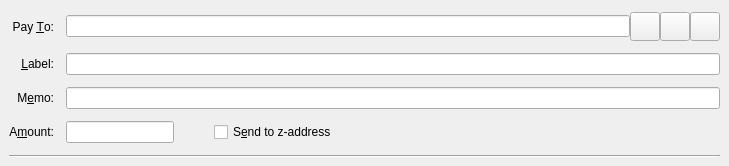
<?xml version="1.0" encoding="UTF-8"?>
<ui version="4.0">
 <class>SendZCoinsEntry</class>
 <widget class="QStackedWidget" name="SendZCoinsEntry">
  <property name="geometry">
   <rect>
    <x>0</x>
    <y>0</y>
    <width>729</width>
    <height>166</height>
   </rect>
  </property>
  <property name="focusPolicy">
   <enum>Qt::TabFocus</enum>
  </property>
  <property name="autoFillBackground">
   <bool>false</bool>
  </property>
  <widget class="QFrame" name="SendZCoins">
   <property name="toolTip">
    <string>This is a normal payment.</string>
   </property>
   <property name="frameShape">
    <enum>QFrame::NoFrame</enum>
   </property>
   <layout class="QGridLayout" name="gridLayout">
    <property name="topMargin">
     <number>8</number>
    </property>
    <property name="bottomMargin">
     <number>4</number>
    </property>
    <property name="horizontalSpacing">
     <number>12</number>
    </property>
    <property name="verticalSpacing">
     <number>8</number>
    </property>
    <item row="1" column="1">
     <widget class="QLineEdit" name="addAsLabel">
      <property name="toolTip">
       <string>Enter a label for this address to add it to the list of used addresses</string>
      </property>
     </widget>
    </item>
    <item row="5" column="0" colspan="2">
     <widget class="Line" name="line">
      <property name="orientation">
       <enum>Qt::Horizontal</enum>
      </property>
     </widget>
    </item>
    <item row="0" column="0">
     <widget class="QLabel" name="payToLabel">
      <property name="text">
       <string>Pay &amp;To:</string>
      </property>
      <property name="alignment">
       <set>Qt::AlignRight|Qt::AlignTrailing|Qt::AlignVCenter</set>
      </property>
      <property name="buddy">
       <cstring>payTo</cstring>
      </property>
     </widget>
    </item>
    <item row="3" column="0">
     <widget class="QLabel" name="amountLabel">
      <property name="text">
       <string>A&amp;mount:</string>
      </property>
      <property name="alignment">
       <set>Qt::AlignRight|Qt::AlignTrailing|Qt::AlignVCenter</set>
      </property>
      <property name="buddy">
       <cstring>payAmount</cstring>
      </property>
     </widget>
    </item>
    <item row="0" column="1">
     <layout class="QHBoxLayout" name="payToLayout">
      <property name="spacing">
       <number>0</number>
      </property>
      <item>
       <widget class="QValidatedLineEdit" name="payTo">
        <property name="toolTip">
         <string>The Koto address to send the payment to</string>
        </property>
       </widget>
      </item>
      <item>
       <widget class="QToolButton" name="addressBookButton">
        <property name="toolTip">
         <string>Choose previously used address</string>
        </property>
        <property name="text">
         <string/>
        </property>
        <property name="icon">
         <iconset resource="../bitcoin.qrc">
          <normaloff>:/images/addressbook1</normaloff>:/images/addressbook1</iconset>
        </property>
        <property name="iconSize">
         <size>
          <width>22</width>
          <height>22</height>
         </size>
        </property>
        <property name="shortcut">
         <string>Alt+A</string>
        </property>
       </widget>
      </item>
      <item>
       <widget class="QToolButton" name="pasteButton">
        <property name="toolTip">
         <string>Paste address from clipboard</string>
        </property>
        <property name="text">
         <string/>
        </property>
        <property name="icon">
         <iconset resource="../bitcoin.qrc">
          <normaloff>:/images/paste</normaloff>:/images/paste</iconset>
        </property>
        <property name="iconSize">
         <size>
          <width>22</width>
          <height>22</height>
         </size>
        </property>
        <property name="shortcut">
         <string>Alt+P</string>
        </property>
       </widget>
      </item>
      <item>
       <widget class="QToolButton" name="deleteButton">
        <property name="toolTip">
         <string>Remove this entry</string>
        </property>
        <property name="text">
         <string/>
        </property>
        <property name="icon">
         <iconset resource="../bitcoin.qrc">
          <normaloff>:/images/clear</normaloff>:/images/clear</iconset>
        </property>
        <property name="iconSize">
         <size>
          <width>22</width>
          <height>22</height>
         </size>
        </property>
       </widget>
      </item>
     </layout>
    </item>
    <item row="1" column="0">
     <widget class="QLabel" name="labellLabel">
      <property name="text">
       <string>&amp;Label:</string>
      </property>
      <property name="alignment">
       <set>Qt::AlignRight|Qt::AlignTrailing|Qt::AlignVCenter</set>
      </property>
      <property name="buddy">
       <cstring>addAsLabel</cstring>
      </property>
     </widget>
    </item>
    <item row="2" column="0">
     <widget class="QLabel" name="memoLabel">
      <property name="text">
       <string>M&amp;emo:</string>
      </property>
      <property name="alignment">
       <set>Qt::AlignRight|Qt::AlignTrailing|Qt::AlignVCenter</set>
      </property>
      <property name="buddy">
       <cstring>addAsLabel</cstring>
      </property>
     </widget>
    </item>
    <item row="2" column="1">
     <widget class="QLineEdit" name="addAsMemo">
      <property name="toolTip">
       <string>Enter a label for this address to add it to the list of used addresses</string>
      </property>
     </widget>
    </item>
    <item row="3" column="1">
     <layout class="QHBoxLayout" name="horizontalLayoutAmount" stretch="0,0,1">
      <item>
       <widget class="BitcoinAmountField" name="payAmount"/>
      </item>
      <item>
       <spacer name="horizontalSpacer">
        <property name="orientation">
         <enum>Qt::Horizontal</enum>
        </property>
        <property name="sizeHint" stdset="0">
         <size>
          <width>40</width>
          <height>20</height>
         </size>
        </property>
       </spacer>
      </item>
      <item>
       <widget class="QCheckBox" name="checkboxSendToZAddress">
        <property name="toolTip">
         <string>The fee will be deducted from the amount being sent. The recipient will receive less kotos than you enter in the amount field. If multiple recipients are selected, the fee is split equally.</string>
        </property>
        <property name="text">
         <string>S&amp;end to z-address</string>
        </property>
       </widget>
      </item>
     </layout>
    </item>
   </layout>
  </widget>
  <widget class="QFrame" name="SendZCoins_UnauthenticatedPaymentRequest">
   <property name="palette">
    <palette>
     <active>
      <colorrole role="WindowText">
       <brush brushstyle="SolidPattern">
        <color alpha="255">
         <red>0</red>
         <green>0</green>
         <blue>0</blue>
        </color>
       </brush>
      </colorrole>
      <colorrole role="Button">
       <brush brushstyle="SolidPattern">
        <color alpha="255">
         <red>255</red>
         <green>255</green>
         <blue>127</blue>
        </color>
       </brush>
      </colorrole>
      <colorrole role="Light">
       <brush brushstyle="SolidPattern">
        <color alpha="255">
         <red>255</red>
         <green>255</green>
         <blue>255</blue>
        </color>
       </brush>
      </colorrole>
      <colorrole role="Midlight">
       <brush brushstyle="SolidPattern">
        <color alpha="255">
         <red>255</red>
         <green>255</green>
         <blue>191</blue>
        </color>
       </brush>
      </colorrole>
      <colorrole role="Dark">
       <brush brushstyle="SolidPattern">
        <color alpha="255">
         <red>127</red>
         <green>127</green>
         <blue>63</blue>
        </color>
       </brush>
      </colorrole>
      <colorrole role="Mid">
       <brush brushstyle="SolidPattern">
        <color alpha="255">
         <red>170</red>
         <green>170</green>
         <blue>84</blue>
        </color>
       </brush>
      </colorrole>
      <colorrole role="Text">
       <brush brushstyle="SolidPattern">
        <color alpha="255">
         <red>0</red>
         <green>0</green>
         <blue>0</blue>
        </color>
       </brush>
      </colorrole>
      <colorrole role="BrightText">
       <brush brushstyle="SolidPattern">
        <color alpha="255">
         <red>255</red>
         <green>255</green>
         <blue>255</blue>
        </color>
       </brush>
      </colorrole>
      <colorrole role="ButtonText">
       <brush brushstyle="SolidPattern">
        <color alpha="255">
         <red>0</red>
         <green>0</green>
         <blue>0</blue>
        </color>
       </brush>
      </colorrole>
      <colorrole role="Base">
       <brush brushstyle="SolidPattern">
        <color alpha="255">
         <red>255</red>
         <green>255</green>
         <blue>255</blue>
        </color>
       </brush>
      </colorrole>
      <colorrole role="Window">
       <brush brushstyle="SolidPattern">
        <color alpha="255">
         <red>255</red>
         <green>255</green>
         <blue>127</blue>
        </color>
       </brush>
      </colorrole>
      <colorrole role="Shadow">
       <brush brushstyle="SolidPattern">
        <color alpha="255">
         <red>0</red>
         <green>0</green>
         <blue>0</blue>
        </color>
       </brush>
      </colorrole>
      <colorrole role="AlternateBase">
       <brush brushstyle="SolidPattern">
        <color alpha="255">
         <red>255</red>
         <green>255</green>
         <blue>191</blue>
        </color>
       </brush>
      </colorrole>
      <colorrole role="ToolTipBase">
       <brush brushstyle="SolidPattern">
        <color alpha="255">
         <red>255</red>
         <green>255</green>
         <blue>220</blue>
        </color>
       </brush>
      </colorrole>
      <colorrole role="ToolTipText">
       <brush brushstyle="SolidPattern">
        <color alpha="255">
         <red>0</red>
         <green>0</green>
         <blue>0</blue>
        </color>
       </brush>
      </colorrole>
     </active>
     <inactive>
      <colorrole role="WindowText">
       <brush brushstyle="SolidPattern">
        <color alpha="255">
         <red>0</red>
         <green>0</green>
         <blue>0</blue>
        </color>
       </brush>
      </colorrole>
      <colorrole role="Button">
       <brush brushstyle="SolidPattern">
        <color alpha="255">
         <red>255</red>
         <green>255</green>
         <blue>127</blue>
        </color>
       </brush>
      </colorrole>
      <colorrole role="Light">
       <brush brushstyle="SolidPattern">
        <color alpha="255">
         <red>255</red>
         <green>255</green>
         <blue>255</blue>
        </color>
       </brush>
      </colorrole>
      <colorrole role="Midlight">
       <brush brushstyle="SolidPattern">
        <color alpha="255">
         <red>255</red>
         <green>255</green>
         <blue>191</blue>
        </color>
       </brush>
      </colorrole>
      <colorrole role="Dark">
       <brush brushstyle="SolidPattern">
        <color alpha="255">
         <red>127</red>
         <green>127</green>
         <blue>63</blue>
        </color>
       </brush>
      </colorrole>
      <colorrole role="Mid">
       <brush brushstyle="SolidPattern">
        <color alpha="255">
         <red>170</red>
         <green>170</green>
         <blue>84</blue>
        </color>
       </brush>
      </colorrole>
      <colorrole role="Text">
       <brush brushstyle="SolidPattern">
        <color alpha="255">
         <red>0</red>
         <green>0</green>
         <blue>0</blue>
        </color>
       </brush>
      </colorrole>
      <colorrole role="BrightText">
       <brush brushstyle="SolidPattern">
        <color alpha="255">
         <red>255</red>
         <green>255</green>
         <blue>255</blue>
        </color>
       </brush>
      </colorrole>
      <colorrole role="ButtonText">
       <brush brushstyle="SolidPattern">
        <color alpha="255">
         <red>0</red>
         <green>0</green>
         <blue>0</blue>
        </color>
       </brush>
      </colorrole>
      <colorrole role="Base">
       <brush brushstyle="SolidPattern">
        <color alpha="255">
         <red>255</red>
         <green>255</green>
         <blue>255</blue>
        </color>
       </brush>
      </colorrole>
      <colorrole role="Window">
       <brush brushstyle="SolidPattern">
        <color alpha="255">
         <red>255</red>
         <green>255</green>
         <blue>127</blue>
        </color>
       </brush>
      </colorrole>
      <colorrole role="Shadow">
       <brush brushstyle="SolidPattern">
        <color alpha="255">
         <red>0</red>
         <green>0</green>
         <blue>0</blue>
        </color>
       </brush>
      </colorrole>
      <colorrole role="AlternateBase">
       <brush brushstyle="SolidPattern">
        <color alpha="255">
         <red>255</red>
         <green>255</green>
         <blue>191</blue>
        </color>
       </brush>
      </colorrole>
      <colorrole role="ToolTipBase">
       <brush brushstyle="SolidPattern">
        <color alpha="255">
         <red>255</red>
         <green>255</green>
         <blue>220</blue>
        </color>
       </brush>
      </colorrole>
      <colorrole role="ToolTipText">
       <brush brushstyle="SolidPattern">
        <color alpha="255">
         <red>0</red>
         <green>0</green>
         <blue>0</blue>
        </color>
       </brush>
      </colorrole>
     </inactive>
     <disabled>
      <colorrole role="WindowText">
       <brush brushstyle="SolidPattern">
        <color alpha="255">
         <red>127</red>
         <green>127</green>
         <blue>63</blue>
        </color>
       </brush>
      </colorrole>
      <colorrole role="Button">
       <brush brushstyle="SolidPattern">
        <color alpha="255">
         <red>255</red>
         <green>255</green>
         <blue>127</blue>
        </color>
       </brush>
      </colorrole>
      <colorrole role="Light">
       <brush brushstyle="SolidPattern">
        <color alpha="255">
         <red>255</red>
         <green>255</green>
         <blue>255</blue>
        </color>
       </brush>
      </colorrole>
      <colorrole role="Midlight">
       <brush brushstyle="SolidPattern">
        <color alpha="255">
         <red>255</red>
         <green>255</green>
         <blue>191</blue>
        </color>
       </brush>
      </colorrole>
      <colorrole role="Dark">
       <brush brushstyle="SolidPattern">
        <color alpha="255">
         <red>127</red>
         <green>127</green>
         <blue>63</blue>
        </color>
       </brush>
      </colorrole>
      <colorrole role="Mid">
       <brush brushstyle="SolidPattern">
        <color alpha="255">
         <red>170</red>
         <green>170</green>
         <blue>84</blue>
        </color>
       </brush>
      </colorrole>
      <colorrole role="Text">
       <brush brushstyle="SolidPattern">
        <color alpha="255">
         <red>127</red>
         <green>127</green>
         <blue>63</blue>
        </color>
       </brush>
      </colorrole>
      <colorrole role="BrightText">
       <brush brushstyle="SolidPattern">
        <color alpha="255">
         <red>255</red>
         <green>255</green>
         <blue>255</blue>
        </color>
       </brush>
      </colorrole>
      <colorrole role="ButtonText">
       <brush brushstyle="SolidPattern">
        <color alpha="255">
         <red>127</red>
         <green>127</green>
         <blue>63</blue>
        </color>
       </brush>
      </colorrole>
      <colorrole role="Base">
       <brush brushstyle="SolidPattern">
        <color alpha="255">
         <red>255</red>
         <green>255</green>
         <blue>127</blue>
        </color>
       </brush>
      </colorrole>
      <colorrole role="Window">
       <brush brushstyle="SolidPattern">
        <color alpha="255">
         <red>255</red>
         <green>255</green>
         <blue>127</blue>
        </color>
       </brush>
      </colorrole>
      <colorrole role="Shadow">
       <brush brushstyle="SolidPattern">
        <color alpha="255">
         <red>0</red>
         <green>0</green>
         <blue>0</blue>
        </color>
       </brush>
      </colorrole>
      <colorrole role="AlternateBase">
       <brush brushstyle="SolidPattern">
        <color alpha="255">
         <red>255</red>
         <green>255</green>
         <blue>127</blue>
        </color>
       </brush>
      </colorrole>
      <colorrole role="ToolTipBase">
       <brush brushstyle="SolidPattern">
        <color alpha="255">
         <red>255</red>
         <green>255</green>
         <blue>220</blue>
        </color>
       </brush>
      </colorrole>
      <colorrole role="ToolTipText">
       <brush brushstyle="SolidPattern">
        <color alpha="255">
         <red>0</red>
         <green>0</green>
         <blue>0</blue>
        </color>
       </brush>
      </colorrole>
     </disabled>
    </palette>
   </property>
   <property name="toolTip">
    <string>This is an unauthenticated payment request.</string>
   </property>
   <property name="autoFillBackground">
    <bool>true</bool>
   </property>
   <property name="frameShape">
    <enum>QFrame::NoFrame</enum>
   </property>
   <layout class="QGridLayout" name="gridLayout_is">
    <property name="spacing">
     <number>12</number>
    </property>
    <item row="0" column="1">
     <layout class="QHBoxLayout" name="payToLayout_is">
      <property name="spacing">
       <number>0</number>
      </property>
      <item>
       <widget class="QLabel" name="payTo_is"/>
      </item>
      <item>
       <widget class="QToolButton" name="deleteButton_is">
        <property name="toolTip">
         <string>Remove this entry</string>
        </property>
        <property name="text">
         <string/>
        </property>
        <property name="icon">
         <iconset resource="../bitcoin.qrc">
          <normaloff>:/images/clear</normaloff>:/images/clear</iconset>
        </property>
       </widget>
      </item>
     </layout>
    </item>
    <item row="0" column="0">
     <widget class="QLabel" name="payToLabel_is">
      <property name="text">
       <string>Pay To:</string>
      </property>
      <property name="alignment">
       <set>Qt::AlignRight|Qt::AlignTrailing|Qt::AlignVCenter</set>
      </property>
     </widget>
    </item>
    <item row="1" column="0">
     <widget class="QLabel" name="amountLabel_is">
      <property name="text">
       <string>A&amp;mount:</string>
      </property>
      <property name="alignment">
       <set>Qt::AlignRight|Qt::AlignTrailing|Qt::AlignVCenter</set>
      </property>
      <property name="buddy">
       <cstring>payAmount_is</cstring>
      </property>
     </widget>
    </item>
    <item row="1" column="1">
     <widget class="BitcoinAmountField" name="payAmount_is">
      <property name="acceptDrops">
       <bool>false</bool>
      </property>
     </widget>
    </item>
   </layout>
  </widget>
  <widget class="QFrame" name="SendZCoins_AuthenticatedPaymentRequest">
   <property name="palette">
    <palette>
     <active>
      <colorrole role="WindowText">
       <brush brushstyle="SolidPattern">
        <color alpha="255">
         <red>0</red>
         <green>0</green>
         <blue>0</blue>
        </color>
       </brush>
      </colorrole>
      <colorrole role="Button">
       <brush brushstyle="SolidPattern">
        <color alpha="255">
         <red>140</red>
         <green>232</green>
         <blue>119</blue>
        </color>
       </brush>
      </colorrole>
      <colorrole role="Light">
       <brush brushstyle="SolidPattern">
        <color alpha="255">
         <red>230</red>
         <green>255</green>
         <blue>224</blue>
        </color>
       </brush>
      </colorrole>
      <colorrole role="Midlight">
       <brush brushstyle="SolidPattern">
        <color alpha="255">
         <red>185</red>
         <green>243</green>
         <blue>171</blue>
        </color>
       </brush>
      </colorrole>
      <colorrole role="Dark">
       <brush brushstyle="SolidPattern">
        <color alpha="255">
         <red>70</red>
         <green>116</green>
         <blue>59</blue>
        </color>
       </brush>
      </colorrole>
      <colorrole role="Mid">
       <brush brushstyle="SolidPattern">
        <color alpha="255">
         <red>93</red>
         <green>155</green>
         <blue>79</blue>
        </color>
       </brush>
      </colorrole>
      <colorrole role="Text">
       <brush brushstyle="SolidPattern">
        <color alpha="255">
         <red>0</red>
         <green>0</green>
         <blue>0</blue>
        </color>
       </brush>
      </colorrole>
      <colorrole role="BrightText">
       <brush brushstyle="SolidPattern">
        <color alpha="255">
         <red>155</red>
         <green>255</green>
         <blue>147</blue>
        </color>
       </brush>
      </colorrole>
      <colorrole role="ButtonText">
       <brush brushstyle="SolidPattern">
        <color alpha="255">
         <red>0</red>
         <green>0</green>
         <blue>0</blue>
        </color>
       </brush>
      </colorrole>
      <colorrole role="Base">
       <brush brushstyle="SolidPattern">
        <color alpha="255">
         <red>119</red>
         <green>255</green>
         <blue>233</blue>
        </color>
       </brush>
      </colorrole>
      <colorrole role="Window">
       <brush brushstyle="SolidPattern">
        <color alpha="255">
         <red>140</red>
         <green>232</green>
         <blue>119</blue>
        </color>
       </brush>
      </colorrole>
      <colorrole role="Shadow">
       <brush brushstyle="SolidPattern">
        <color alpha="255">
         <red>0</red>
         <green>0</green>
         <blue>0</blue>
        </color>
       </brush>
      </colorrole>
      <colorrole role="AlternateBase">
       <brush brushstyle="SolidPattern">
        <color alpha="255">
         <red>197</red>
         <green>243</green>
         <blue>187</blue>
        </color>
       </brush>
      </colorrole>
      <colorrole role="NoRole">
       <brush brushstyle="SolidPattern">
        <color alpha="255">
         <red>125</red>
         <green>194</green>
         <blue>122</blue>
        </color>
       </brush>
      </colorrole>
      <colorrole role="ToolTipBase">
       <brush brushstyle="SolidPattern">
        <color alpha="255">
         <red>255</red>
         <green>255</green>
         <blue>220</blue>
        </color>
       </brush>
      </colorrole>
      <colorrole role="ToolTipText">
       <brush brushstyle="SolidPattern">
        <color alpha="255">
         <red>0</red>
         <green>0</green>
         <blue>0</blue>
        </color>
       </brush>
      </colorrole>
     </active>
     <inactive>
      <colorrole role="WindowText">
       <brush brushstyle="SolidPattern">
        <color alpha="255">
         <red>0</red>
         <green>0</green>
         <blue>0</blue>
        </color>
       </brush>
      </colorrole>
      <colorrole role="Button">
       <brush brushstyle="SolidPattern">
        <color alpha="255">
         <red>140</red>
         <green>232</green>
         <blue>119</blue>
        </color>
       </brush>
      </colorrole>
      <colorrole role="Light">
       <brush brushstyle="SolidPattern">
        <color alpha="255">
         <red>230</red>
         <green>255</green>
         <blue>224</blue>
        </color>
       </brush>
      </colorrole>
      <colorrole role="Midlight">
       <brush brushstyle="SolidPattern">
        <color alpha="255">
         <red>185</red>
         <green>243</green>
         <blue>171</blue>
        </color>
       </brush>
      </colorrole>
      <colorrole role="Dark">
       <brush brushstyle="SolidPattern">
        <color alpha="255">
         <red>70</red>
         <green>116</green>
         <blue>59</blue>
        </color>
       </brush>
      </colorrole>
      <colorrole role="Mid">
       <brush brushstyle="SolidPattern">
        <color alpha="255">
         <red>93</red>
         <green>155</green>
         <blue>79</blue>
        </color>
       </brush>
      </colorrole>
      <colorrole role="Text">
       <brush brushstyle="SolidPattern">
        <color alpha="255">
         <red>0</red>
         <green>0</green>
         <blue>0</blue>
        </color>
       </brush>
      </colorrole>
      <colorrole role="BrightText">
       <brush brushstyle="SolidPattern">
        <color alpha="255">
         <red>155</red>
         <green>255</green>
         <blue>147</blue>
        </color>
       </brush>
      </colorrole>
      <colorrole role="ButtonText">
       <brush brushstyle="SolidPattern">
        <color alpha="255">
         <red>0</red>
         <green>0</green>
         <blue>0</blue>
        </color>
       </brush>
      </colorrole>
      <colorrole role="Base">
       <brush brushstyle="SolidPattern">
        <color alpha="255">
         <red>119</red>
         <green>255</green>
         <blue>233</blue>
        </color>
       </brush>
      </colorrole>
      <colorrole role="Window">
       <brush brushstyle="SolidPattern">
        <color alpha="255">
         <red>140</red>
         <green>232</green>
         <blue>119</blue>
        </color>
       </brush>
      </colorrole>
      <colorrole role="Shadow">
       <brush brushstyle="SolidPattern">
        <color alpha="255">
         <red>0</red>
         <green>0</green>
         <blue>0</blue>
        </color>
       </brush>
      </colorrole>
      <colorrole role="AlternateBase">
       <brush brushstyle="SolidPattern">
        <color alpha="255">
         <red>197</red>
         <green>243</green>
         <blue>187</blue>
        </color>
       </brush>
      </colorrole>
      <colorrole role="NoRole">
       <brush brushstyle="SolidPattern">
        <color alpha="255">
         <red>125</red>
         <green>194</green>
         <blue>122</blue>
        </color>
       </brush>
      </colorrole>
      <colorrole role="ToolTipBase">
       <brush brushstyle="SolidPattern">
        <color alpha="255">
         <red>255</red>
         <green>255</green>
         <blue>220</blue>
        </color>
       </brush>
      </colorrole>
      <colorrole role="ToolTipText">
       <brush brushstyle="SolidPattern">
        <color alpha="255">
         <red>0</red>
         <green>0</green>
         <blue>0</blue>
        </color>
       </brush>
      </colorrole>
     </inactive>
     <disabled>
      <colorrole role="WindowText">
       <brush brushstyle="SolidPattern">
        <color alpha="255">
         <red>70</red>
         <green>116</green>
         <blue>59</blue>
        </color>
       </brush>
      </colorrole>
      <colorrole role="Button">
       <brush brushstyle="SolidPattern">
        <color alpha="255">
         <red>140</red>
         <green>232</green>
         <blue>119</blue>
        </color>
       </brush>
      </colorrole>
      <colorrole role="Light">
       <brush brushstyle="SolidPattern">
        <color alpha="255">
         <red>230</red>
         <green>255</green>
         <blue>224</blue>
        </color>
       </brush>
      </colorrole>
      <colorrole role="Midlight">
       <brush brushstyle="SolidPattern">
        <color alpha="255">
         <red>185</red>
         <green>243</green>
         <blue>171</blue>
        </color>
       </brush>
      </colorrole>
      <colorrole role="Dark">
       <brush brushstyle="SolidPattern">
        <color alpha="255">
         <red>70</red>
         <green>116</green>
         <blue>59</blue>
        </color>
       </brush>
      </colorrole>
      <colorrole role="Mid">
       <brush brushstyle="SolidPattern">
        <color alpha="255">
         <red>93</red>
         <green>155</green>
         <blue>79</blue>
        </color>
       </brush>
      </colorrole>
      <colorrole role="Text">
       <brush brushstyle="SolidPattern">
        <color alpha="255">
         <red>70</red>
         <green>116</green>
         <blue>59</blue>
        </color>
       </brush>
      </colorrole>
      <colorrole role="BrightText">
       <brush brushstyle="SolidPattern">
        <color alpha="255">
         <red>155</red>
         <green>255</green>
         <blue>147</blue>
        </color>
       </brush>
      </colorrole>
      <colorrole role="ButtonText">
       <brush brushstyle="SolidPattern">
        <color alpha="255">
         <red>70</red>
         <green>116</green>
         <blue>59</blue>
        </color>
       </brush>
      </colorrole>
      <colorrole role="Base">
       <brush brushstyle="SolidPattern">
        <color alpha="255">
         <red>140</red>
         <green>232</green>
         <blue>119</blue>
        </color>
       </brush>
      </colorrole>
      <colorrole role="Window">
       <brush brushstyle="SolidPattern">
        <color alpha="255">
         <red>140</red>
         <green>232</green>
         <blue>119</blue>
        </color>
       </brush>
      </colorrole>
      <colorrole role="Shadow">
       <brush brushstyle="SolidPattern">
        <color alpha="255">
         <red>0</red>
         <green>0</green>
         <blue>0</blue>
        </color>
       </brush>
      </colorrole>
      <colorrole role="AlternateBase">
       <brush brushstyle="SolidPattern">
        <color alpha="255">
         <red>140</red>
         <green>232</green>
         <blue>119</blue>
        </color>
       </brush>
      </colorrole>
      <colorrole role="NoRole">
       <brush brushstyle="SolidPattern">
        <color alpha="255">
         <red>125</red>
         <green>194</green>
         <blue>122</blue>
        </color>
       </brush>
      </colorrole>
      <colorrole role="ToolTipBase">
       <brush brushstyle="SolidPattern">
        <color alpha="255">
         <red>255</red>
         <green>255</green>
         <blue>220</blue>
        </color>
       </brush>
      </colorrole>
      <colorrole role="ToolTipText">
       <brush brushstyle="SolidPattern">
        <color alpha="255">
         <red>0</red>
         <green>0</green>
         <blue>0</blue>
        </color>
       </brush>
      </colorrole>
     </disabled>
    </palette>
   </property>
   <property name="toolTip">
    <string>This is an authenticated payment request.</string>
   </property>
   <property name="autoFillBackground">
    <bool>true</bool>
   </property>
   <property name="frameShape">
    <enum>QFrame::NoFrame</enum>
   </property>
   <layout class="QGridLayout" name="gridLayout_s">
    <property name="spacing">
     <number>12</number>
    </property>
    <item row="1" column="0">
     <widget class="QLabel" name="amountLabel_s">
      <property name="text">
       <string>A&amp;mount:</string>
      </property>
      <property name="alignment">
       <set>Qt::AlignRight|Qt::AlignTrailing|Qt::AlignVCenter</set>
      </property>
      <property name="buddy">
       <cstring>payAmount_s</cstring>
      </property>
     </widget>
    </item>
    <item row="0" column="0">
     <widget class="QLabel" name="payToLabel_s">
      <property name="text">
       <string>Pay To:</string>
      </property>
      <property name="alignment">
       <set>Qt::AlignRight|Qt::AlignTrailing|Qt::AlignVCenter</set>
      </property>
     </widget>
    </item>
    <item row="0" column="1">
     <layout class="QHBoxLayout" name="payToLayout_s">
      <property name="spacing">
       <number>0</number>
      </property>
      <item>
       <widget class="QLabel" name="payTo_s">
        <property name="textFormat">
         <enum>Qt::PlainText</enum>
        </property>
       </widget>
      </item>
      <item>
       <widget class="QToolButton" name="deleteButton_s">
        <property name="toolTip">
         <string>Remove this entry</string>
        </property>
        <property name="text">
         <string/>
        </property>
        <property name="icon">
         <iconset resource="../bitcoin.qrc">
          <normaloff>:/images/clear</normaloff>:/images/clear</iconset>
        </property>
       </widget>
      </item>
     </layout>
    </item>
    <item row="1" column="1">
     <widget class="BitcoinAmountField" name="payAmount_s">
      <property name="acceptDrops">
       <bool>false</bool>
      </property>
     </widget>
    </item>
   </layout>
  </widget>
 </widget>
 <customwidgets>
  <customwidget>
   <class>BitcoinAmountField</class>
   <extends>QLineEdit</extends>
   <header>bitcoinamountfield.h</header>
   <container>1</container>
  </customwidget>
  <customwidget>
   <class>QValidatedLineEdit</class>
   <extends>QLineEdit</extends>
   <header>qvalidatedlineedit.h</header>
  </customwidget>
 </customwidgets>
 <tabstops>
  <tabstop>payTo</tabstop>
  <tabstop>addressBookButton</tabstop>
  <tabstop>pasteButton</tabstop>
  <tabstop>deleteButton</tabstop>
  <tabstop>addAsLabel</tabstop>
  <tabstop>addAsMemo</tabstop>
  <tabstop>payAmount</tabstop>
  <tabstop>checkboxSendToZAddress</tabstop>
  <tabstop>payAmount_is</tabstop>
  <tabstop>deleteButton_is</tabstop>
  <tabstop>deleteButton_s</tabstop>
  <tabstop>payAmount_s</tabstop>
 </tabstops>
 <resources>
  <include location="../bitcoin.qrc"/>
 </resources>
 <connections/>
</ui>
